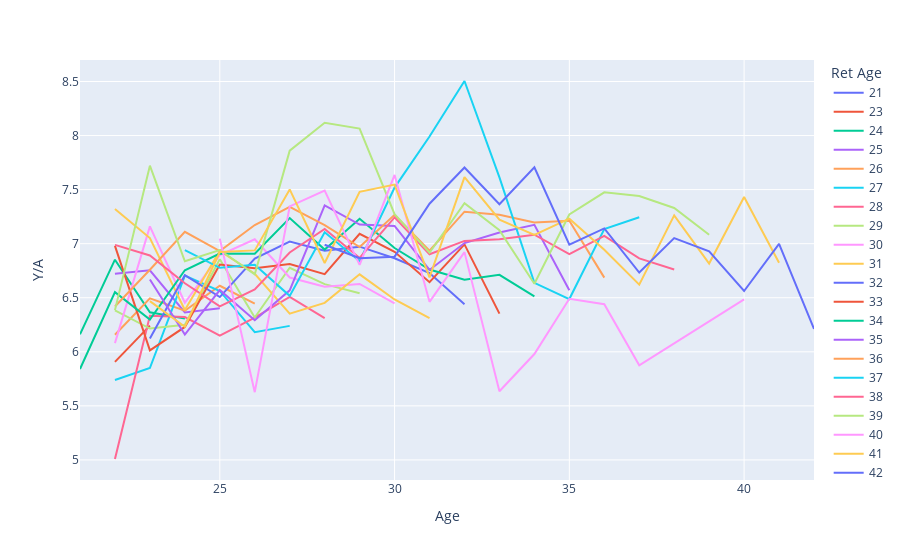

The cell this chart's notebook holds for it:
### Code cell
px.line(ret_passing, x = 'Age', y = 'Y/A', color = 'Ret Age')

### Figure 1 — Plotly figure (JSON) as saved in the notebook; plotly's stock layout.template omitted (floating-point values rounded to 4 significant figures)
{"data": [{"hovertemplate": "Ret Age=21<br>Age=%{x}<br>Y/A=%{y}<extra></extra>", "legendgroup": "21", "line": {"color": "#636efa", "dash": "solid"}, "mode": "lines", "name": "21", "orientation": "v", "showlegend": true, "type": "scatter", "x": [21], "xaxis": "x", "y": [5.584], "yaxis": "y"}, {"hovertemplate": "Ret Age=23<br>Age=%{x}<br>Y/A=%{y}<extra></extra>", "legendgroup": "23", "line": {"color": "#EF553B", "dash": "solid"}, "mode": "lines", "name": "23", "orientation": "v", "showlegend": true, "type": "scatter", "x": [22, 23], "xaxis": "x", "y": [5.907, 6.242], "yaxis": "y"}, {"hovertemplate": "Ret Age=24<br>Age=%{x}<br>Y/A=%{y}<extra></extra>", "legendgroup": "24", "line": {"color": "#00cc96", "dash": "solid"}, "mode": "lines", "name": "24", "orientation": "v", "showlegend": true, "type": "scatter", "x": [21, 22, 23, 24], "xaxis": "x", "y": [6.162, 6.852, 6.366, 6.307], "yaxis": "y"}, {"hovertemplate": "Ret Age=25<br>Age=%{x}<br>Y/A=%{y}<extra></extra>", "legendgroup": "25", "line": {"color": "#ab63fa", "dash": "solid"}, "mode": "lines", "name": "25", "orientation": "v", "showlegend": true, "type": "scatter", "x": [22, 23, 24, 25], "xaxis": "x", "y": [6.722, 6.754, 6.364, 6.402], "yaxis": "y"}, {"hovertemplate": "Ret Age=26<br>Age=%{x}<br>Y/A=%{y}<extra></extra>", "legendgroup": "26", "line": {"color": "#FFA15A", "dash": "solid"}, "mode": "lines", "name": "26", "orientation": "v", "showlegend": true, "type": "scatter", "x": [22, 23, 24, 25, 26], "xaxis": "x", "y": [6.157, 6.495, 6.38, 6.611, 6.445], "yaxis": "y"}, {"hovertemplate": "Ret Age=27<br>Age=%{x}<br>Y/A=%{y}<extra></extra>", "legendgroup": "27", "line": {"color": "#19d3f3", "dash": "solid"}, "mode": "lines", "name": "27", "orientation": "v", "showlegend": true, "type": "scatter", "x": [22, 23, 24, 25, 26, 27], "xaxis": "x", "y": [5.739, 5.85, 6.704, 6.563, 6.181, 6.24], "yaxis": "y"}, {"hovertemplate": "Ret Age=28<br>Age=%{x}<br>Y/A=%{y}<extra></extra>", "legendgroup": "28", "line": {"color": "#FF6692", "dash": "solid"}, "mode": "lines", "name": "28", "orientation": "v", "showlegend": true, "type": "scatter", "x": [22, 23, 24, 25, 26, 27, 28], "xaxis": "x", "y": [5.008, 6.334, 6.321, 6.149, 6.315, 6.508, 6.311], "yaxis": "y"}, {"hovertemplate": "Ret Age=29<br>Age=%{x}<br>Y/A=%{y}<extra></extra>", "legendgroup": "29", "line": {"color": "#B6E880", "dash": "solid"}, "mode": "lines", "name": "29", "orientation": "v", "showlegend": true, "type": "scatter", "x": [22, 23, 24, 25, 26, 27, 28, 29], "xaxis": "x", "y": [6.382, 6.215, 6.251, 6.855, 6.317, 6.777, 6.626, 6.541], "yaxis": "y"}, {"hovertemplate": "Ret Age=30<br>Age=%{x}<br>Y/A=%{y}<extra></extra>", "legendgroup": "30", "line": {"color": "#FF97FF", "dash": "solid"}, "mode": "lines", "name": "30", "orientation": "v", "showlegend": true, "type": "scatter", "x": [22, 23, 24, 25, 26, 27, 28, 29, 30], "xaxis": "x", "y": [6.08, 7.16, 6.454, 6.895, 7.04, 6.687, 6.601, 6.628, 6.449], "yaxis": "y"}, {"hovertemplate": "Ret Age=31<br>Age=%{x}<br>Y/A=%{y}<extra></extra>", "legendgroup": "31", "line": {"color": "#FECB52", "dash": "solid"}, "mode": "lines", "name": "31", "orientation": "v", "showlegend": true, "type": "scatter", "x": [22, 23, 24, 25, 26, 27, 28, 29, 30, 31], "xaxis": "x", "y": [7.321, 7.052, 6.387, 6.933, 6.722, 6.353, 6.453, 6.717, 6.484, 6.312], "yaxis": "y"}, {"hovertemplate": "Ret Age=32<br>Age=%{x}<br>Y/A=%{y}<extra></extra>", "legendgroup": "32", "line": {"color": "#636efa", "dash": "solid"}, "mode": "lines", "name": "32", "orientation": "v", "showlegend": true, "type": "scatter", "x": [23, 24, 25, 26, 27, 28, 29, 30, 31, 32], "xaxis": "x", "y": [6.123, 6.709, 6.506, 6.862, 7.019, 6.935, 6.972, 6.865, 6.729, 6.441], "yaxis": "y"}, {"hovertemplate": "Ret Age=33<br>Age=%{x}<br>Y/A=%{y}<extra></extra>", "legendgroup": "33", "line": {"color": "#EF553B", "dash": "solid"}, "mode": "lines", "name": "33", "orientation": "v", "showlegend": true, "type": "scatter", "x": [22, 23, 24, 25, 26, 27, 28, 29, 30, 31, 32, 33], "xaxis": "x", "y": [6.98, 6.013, 6.23, 6.806, 6.772, 6.811, 6.719, 7.092, 6.925, 6.644, 6.993, 6.353], "yaxis": "y"}, {"hovertemplate": "Ret Age=34<br>Age=%{x}<br>Y/A=%{y}<extra></extra>", "legendgroup": "34", "line": {"color": "#00cc96", "dash": "solid"}, "mode": "lines", "name": "34", "orientation": "v", "showlegend": true, "type": "scatter", "x": [21, 22, 23, 24, 25, 26, 27, 28, 29, 30, 31, 32, 33, 34], "xaxis": "x", "y": [5.841, 6.552, 6.299, 6.754, 6.909, 6.907, 7.237, 6.946, 7.23, 6.96, 6.761, 6.666, 6.712, 6.513], "yaxis": "y"}, {"hovertemplate": "Ret Age=35<br>Age=%{x}<br>Y/A=%{y}<extra></extra>", "legendgroup": "35", "line": {"color": "#ab63fa", "dash": "solid"}, "mode": "lines", "name": "35", "orientation": "v", "showlegend": true, "type": "scatter", "x": [23, 24, 25, 26, 27, 28, 29, 30, 31, 32, 33, 34, 35], "xaxis": "x", "y": [6.669, 6.16, 6.571, 6.292, 6.569, 7.354, 7.176, 7.164, 6.757, 7.006, 7.104, 7.175, 6.57], "yaxis": "y"}, {"hovertemplate": "Ret Age=36<br>Age=%{x}<br>Y/A=%{y}<extra></extra>", "legendgroup": "36", "line": {"color": "#FFA15A", "dash": "solid"}, "mode": "lines", "name": "36", "orientation": "v", "showlegend": true, "type": "scatter", "x": [22, 23, 24, 25, 26, 27, 28, 29, 30, 31, 32, 33, 34, 35, 36], "xaxis": "x", "y": [6.419, 6.759, 7.11, 6.932, 7.173, 7.34, 7.172, 6.969, 7.266, 6.935, 7.296, 7.268, 7.196, 7.213, 6.686], "yaxis": "y"}, {"hovertemplate": "Ret Age=37<br>Age=%{x}<br>Y/A=%{y}<extra></extra>", "legendgroup": "37", "line": {"color": "#19d3f3", "dash": "solid"}, "mode": "lines", "name": "37", "orientation": "v", "showlegend": true, "type": "scatter", "x": [24, 25, 26, 27, 28, 29, 30, 31, 32, 33, 34, 35, 36, 37], "xaxis": "x", "y": [6.939, 6.777, 6.804, 6.517, 7.105, 6.837, 7.519, 7.992, 8.505, 7.613, 6.637, 6.488, 7.135, 7.244], "yaxis": "y"}, {"hovertemplate": "Ret Age=38<br>Age=%{x}<br>Y/A=%{y}<extra></extra>", "legendgroup": "38", "line": {"color": "#FF6692", "dash": "solid"}, "mode": "lines", "name": "38", "orientation": "v", "showlegend": true, "type": "scatter", "x": [22, 23, 24, 25, 26, 27, 28, 29, 30, 31, 32, 33, 34, 35, 36, 37, 38], "xaxis": "x", "y": [6.989, 6.89, 6.634, 6.42, 6.578, 6.918, 7.137, 6.868, 7.243, 6.902, 7.025, 7.041, 7.083, 6.904, 7.073, 6.864, 6.761], "yaxis": "y"}, {"hovertemplate": "Ret Age=39<br>Age=%{x}<br>Y/A=%{y}<extra></extra>", "legendgroup": "39", "line": {"color": "#B6E880", "dash": "solid"}, "mode": "lines", "name": "39", "orientation": "v", "showlegend": true, "type": "scatter", "x": [22, 23, 24, 25, 26, 27, 28, 29, 30, 31, 32, 33, 34, 35, 36, 37, 38, 39], "xaxis": "x", "y": [6.385, 7.721, 6.837, 6.941, 6.716, 7.861, 8.118, 8.065, 7.273, 6.916, 7.374, 7.125, 6.629, 7.27, 7.475, 7.44, 7.33, 7.083], "yaxis": "y"}, {"hovertemplate": "Ret Age=40<br>Age=%{x}<br>Y/A=%{y}<extra></extra>", "legendgroup": "40", "line": {"color": "#FF97FF", "dash": "solid"}, "mode": "lines", "name": "40", "orientation": "v", "showlegend": true, "type": "scatter", "x": [25, 26, 27, 28, 29, 30, 31, 32, 33, 34, 35, 36, 37, 40], "xaxis": "x", "y": [7.047, 5.627, 7.345, 7.491, 6.804, 7.635, 6.462, 6.922, 5.635, 5.979, 6.491, 6.441, 5.875, 6.485], "yaxis": "y"}, {"hovertemplate": "Ret Age=41<br>Age=%{x}<br>Y/A=%{y}<extra></extra>", "legendgroup": "41", "line": {"color": "#FECB52", "dash": "solid"}, "mode": "lines", "name": "41", "orientation": "v", "showlegend": true, "type": "scatter", "x": [23, 24, 25, 26, 27, 28, 29, 30, 31, 32, 33, 34, 35, 36, 37, 38, 39, 40, 41], "xaxis": "x", "y": [6.469, 6.231, 6.923, 6.938, 7.502, 6.821, 7.479, 7.546, 6.689, 7.615, 7.222, 7.08, 7.232, 6.943, 6.621, 7.261, 6.817, 7.431, 6.824], "yaxis": "y"}, {"hovertemplate": "Ret Age=42<br>Age=%{x}<br>Y/A=%{y}<extra></extra>", "legendgroup": "42", "line": {"color": "#636efa", "dash": "solid"}, "mode": "lines", "name": "42", "orientation": "v", "showlegend": true, "type": "scatter", "x": [28, 29, 30, 31, 32, 33, 34, 35, 36, 37, 38, 39, 40, 41, 42], "xaxis": "x", "y": [6.99, 6.866, 6.88, 7.369, 7.705, 7.365, 7.707, 6.991, 7.141, 6.733, 7.051, 6.93, 6.562, 6.999, 6.211], "yaxis": "y"}], "layout": {"legend": {"title": {"text": "Ret Age"}, "tracegroupgap": 0}, "margin": {"t": 60}, "xaxis": {"anchor": "y", "domain": [0, 1], "title": {"text": "Age"}}, "yaxis": {"anchor": "x", "domain": [0, 1], "title": {"text": "Y/A"}}}}
